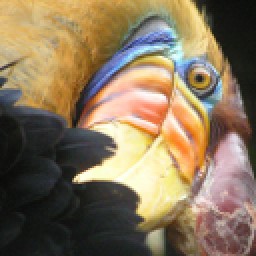
#> input picture machine-learning-ex7/Python/bird_small.png, 128 x 128 px (shown 2 times larger)
$ python PCA.py
#> lines starting #> are read from the running program, lines starting #| are printed output that depends on the picture
### machine-learning-ex7/Python/kMeansFunctions.py
"""
            K-Means 划分算法相关函数

"""
import numpy as np
from matplotlib import pyplot as plt
from matplotlib import image as pimg        # mpimg 用于读取图片

cnames = {
'aliceblue':            '#F0F8FF',
'antiquewhite':         '#FAEBD7',
'aqua':                 '#00FFFF',
'aquamarine':           '#7FFFD4',
'azure':                '#F0FFFF',
'beige':                '#F5F5DC',
'bisque':               '#FFE4C4',
'black':                '#000000',
'blanchedalmond':       '#FFEBCD',
'blue':                 '#0000FF',
'blueviolet':           '#8A2BE2',
'brown':                '#A52A2A',
'burlywood':            '#DEB887',
'cadetblue':            '#5F9EA0',
'chartreuse':           '#7FFF00',
'chocolate':            '#D2691E',
'coral':                '#FF7F50',
'cornflowerblue':       '#6495ED',
'cornsilk':             '#FFF8DC',
'crimson':              '#DC143C',
'cyan':                 '#00FFFF',
'darkblue':             '#00008B',
'darkcyan':             '#008B8B',
'darkgoldenrod':        '#B8860B',
'darkgray':             '#A9A9A9',
'darkgreen':            '#006400',
'darkkhaki':            '#BDB76B',
'darkmagenta':          '#8B008B',
'darkolivegreen':       '#556B2F',
'darkorange':           '#FF8C00',
'darkorchid':           '#9932CC',
'darkred':              '#8B0000',
'darksalmon':           '#E9967A',
'darkseagreen':         '#8FBC8F',
'darkslateblue':        '#483D8B',
'darkslategray':        '#2F4F4F',
'darkturquoise':        '#00CED1',
'darkviolet':           '#9400D3',
'deeppink':             '#FF1493',
'deepskyblue':          '#00BFFF',
'dimgray':              '#696969',
'dodgerblue':           '#1E90FF',
'firebrick':            '#B22222',
'floralwhite':          '#FFFAF0',
'forestgreen':          '#228B22',
'fuchsia':              '#FF00FF',
'gainsboro':            '#DCDCDC',
'ghostwhite':           '#F8F8FF',
'gold':                 '#FFD700',
'goldenrod':            '#DAA520',
'gray':                 '#808080',
'green':                '#008000',
'greenyellow':          '#ADFF2F',
'honeydew':             '#F0FFF0',
'hotpink':              '#FF69B4',
'indianred':            '#CD5C5C',
'indigo':               '#4B0082',
'ivory':                '#FFFFF0',
'khaki':                '#F0E68C',
'lavender':             '#E6E6FA',
'lavenderblush':        '#FFF0F5',
'lawngreen':            '#7CFC00',
'lemonchiffon':         '#FFFACD',
'lightblue':            '#ADD8E6',
'lightcoral':           '#F08080',
'lightcyan':            '#E0FFFF',
'lightgoldenrodyellow': '#FAFAD2',
'lightgreen':           '#90EE90',
'lightgray':            '#D3D3D3',
'lightpink':            '#FFB6C1',
'lightsalmon':          '#FFA07A',
'lightseagreen':        '#20B2AA',
'lightskyblue':         '#87CEFA',
'lightslategray':       '#778899',
'lightsteelblue':       '#B0C4DE',
'lightyellow':          '#FFFFE0',
'lime':                 '#00FF00',
'limegreen':            '#32CD32',
'linen':                '#FAF0E6',
'magenta':              '#FF00FF',
'maroon':               '#800000',
'mediumaquamarine':     '#66CDAA',
'mediumblue':           '#0000CD',
'mediumorchid':         '#BA55D3',
'mediumpurple':         '#9370DB',
'mediumseagreen':       '#3CB371',
'mediumslateblue':      '#7B68EE',
'mediumspringgreen':    '#00FA9A',
'mediumturquoise':      '#48D1CC',
'mediumvioletred':      '#C71585',
'midnightblue':         '#191970',
'mintcream':            '#F5FFFA',
'mistyrose':            '#FFE4E1',
'moccasin':             '#FFE4B5',
'navajowhite':          '#FFDEAD',
'navy':                 '#000080',
'oldlace':              '#FDF5E6',
'olive':                '#808000',
'olivedrab':            '#6B8E23',
'orange':               '#FFA500',
'orangered':            '#FF4500',
'orchid':               '#DA70D6',
'palegoldenrod':        '#EEE8AA',
'palegreen':            '#98FB98',
'paleturquoise':        '#AFEEEE',
'palevioletred':        '#DB7093',
'papayawhip':           '#FFEFD5',
'peachpuff':            '#FFDAB9',
'peru':                 '#CD853F',
'pink':                 '#FFC0CB',
'plum':                 '#DDA0DD',
'powderblue':           '#B0E0E6',
'purple':               '#800080',
'red':                  '#FF0000',
'rosybrown':            '#BC8F8F',
'royalblue':            '#4169E1',
'saddlebrown':          '#8B4513',
'salmon':               '#FA8072',
'sandybrown':           '#FAA460',
'seagreen':             '#2E8B57',
'seashell':             '#FFF5EE',
'sienna':               '#A0522D',
'silver':               '#C0C0C0',
'skyblue':              '#87CEEB',
'slateblue':            '#6A5ACD',
'slategray':            '#708090',
'snow':                 '#FFFAFA',
'springgreen':          '#00FF7F',
'steelblue':            '#4682B4',
'tan':                  '#D2B48C',
'teal':                 '#008080',
'thistle':              '#D8BFD8',
'tomato':               '#FF6347',
'turquoise':            '#40E0D0',
'violet':               '#EE82EE',
'wheat':                '#F5DEB3',
'white':                '#FFFFFF',
'whitesmoke':           '#F5F5F5',
'yellow':               '#FFFF00',
'yellowgreen':          '#9ACD32'}

def find_closest_centroids (X, centroids):
    """ 依据聚簇中心, 划分样本 """
    K = centroids.shape[0]
    idx = np.zeros((X.shape[0], 1))

    # 样本于每个聚簇中心的距离平方值
    distance = np.zeros((K, 1))
    # 循环每个样本设置所属的中心
    for i in range(X.shape[0]):
        # 获取每行的最小值下标, 即为样本所属的聚簇中心
        idx[i] = np.argmin(np.sum(np.power((X[i, :] - centroids), 2), axis=1), axis=0)
    return idx

def compute_centroids(X, idx, K):
    """ 移动聚簇中心到样本的均值处 """
    # 聚簇中心
    centroids = np.zeros((K, X.shape[1]))

    # 移动聚簇中心
    for i in range(K):
        # 被赋值0是因为出现了没有单独的聚簇点8
        centroids[i, :] = np.mean(X[np.where(idx==i)[0], :], axis=0)

    return centroids

def plot_data_points(X, idx, K):
    """ 绘制样本点 """
    for k, c in zip(range(K), cnames.values()):
        plt.plot(X[np.where(idx==k)[0], 0], X[np.where(idx==k)[0], 1], 'o', color=c)

def draw_line(p1, p2):
    """ 绘制聚簇中心的移动轨迹 """
    plt.plot([p1[0], p2[0]], [p1[1], p2[1]])

# [14 lines left out: function plot_progress_kMeans, not called in this run]

def run_kMeans(X, centroids, max_iters, plot_progress=False):
    """ 运行K-Means算法 """
    # 初始化参数
    m, n = X.shape
    K = centroids.shape[0]
    idx = np.zeros((m, 1))
    previous_centroids = centroids

    if plot_progress:
        # 进行动态绘图
        fig = plt.figure()
        ax = fig.add_subplot(1,1,1)
        # 开启交互模式直接绘图, 不需要show
        plt.ion()

    for i in range(max_iters):
        print('K-Means iteration {}/{}...'.format(i+1, max_iters))
        # 绘制K-Means的过程
        if plot_progress:
            plot_progress_kMeans(X, centroids, previous_centroids, idx, K, i)
            previous_centroids = centroids
            # 暂停一秒
            plt.pause(1)
        # 分配
        idx = find_closest_centroids(X, centroids)
        # 移动
        centroids = compute_centroids(X, idx, K)

    if plot_progress:
        # 关闭交互模式
        plt.ioff()

    return centroids, idx

def kMeans_init_centroids(X, K):
    """ 初始化聚类中心 """

    centroids = np.zeros((K, X.shape[1]))

    # 获取一个随机序列
    randidx = np.arange(X.shape[0])
    np.random.shuffle(randidx)

    # 取随机序列的前K个数作为初始聚簇中心
    centroids = X[randidx[:K], :]

    return centroids

### machine-learning-ex7/Python/pcaFunctions.py
"""

                PCA相关函数

"""
import numpy as np
from matplotlib import pyplot as plt

def featureNormalize(X):
    """ 特征均值归一化 """

    mu = np.mean(X, axis=0)
    X_norm = X - mu
    sigma = np.std(X_norm, axis=0)
    X_norm = X_norm / sigma

    return X_norm, mu, sigma

def pca (X):
    """ PCA """
    m = X.shape[0]

    # 创建协方差矩阵
    Sigma = 1 / m * X.T @ X
    # 获取特征向量, 对角矩阵
    U, S, V = np.linalg.svd(Sigma)
    return U, S

# [9 lines left out: function select_K, not called in this run]

def draw_line(p1, p2, *argv, **kargv):
    """ 绘制直线 """
    plt.plot([p1[0], p2[0]], [p1[1], p2[1]], *argv, **kargv)

def project_data(X, U, K):
    """ 进行映射降维 """
    Z = X @ U[:, :K]
    return Z

# [51 lines left out: functions recover_data, display_data, not called in this run]

### machine-learning-ex7/Python/PCA.py
"""

				PCA


"""

import numpy as np
import scipy.io as sio
from matplotlib import pyplot as plt
from matplotlib import image as pimg
from matplotlib import cm
from mpl_toolkits.mplot3d import Axes3D
import pcaFunctions as pcaf
import kMeansFunctions as kmf

# ~ ## ================== Part 1: 加载示例数据集  ===================
# ~ #

# ~ print('可视化示例数据集\n');

# ~ load_data= sio.loadmat ('ex7data1.mat')
# ~ X = load_data['X']

# ~ # 打开交互模式
# ~ plt.ion()

# ~ plt.plot(X[:, 0], X[:, 1], 'bo')
# ~ plt.axis([0.5, 6.5, 2, 8])


# ~ ## =============== Part 2: PCA(主成分分析法) ===============
# ~ #

# ~ print('在示例数据集上运行PCA\n');

# ~ # 运行PCA的第一步是进行特征的均值归一化
# ~ X_norm, mu, sigma = pcaf.featureNormalize(X)

# ~ # 运行PCA, 返回特征向量, 对角矩阵
# ~ U, S = pcaf.pca(X_norm)

# ~ # 画出以数据均值为中心的特征向量。这些线表示数据集中最大变化的方向。

# ~ pcaf.draw_line(mu, mu + 1.5 * S[0] * U[:,0].T, '-k', LineWidth=2)
# ~ pcaf.draw_line(mu, mu + 1.5 * S[1] * U[:,1].T, '-k', LineWidth=2)

# ~ print('Top eigenvector: ');
# ~ print(' U[:, 0] = {} {}'.format(U[0, 0], U[1, 0]))
# ~ print('(you should expect to see -0.707107 -0.707107)\n');


# ~ ## =================== Part 3: 降维 ===================
# ~ #
# ~ print('对示例数据集进行降维处理\n');

# ~ # 绘制规范化后的数据集
# ~ plt.plot(X_norm[:, 0], X_norm[:, 1], 'bo');
# ~ plt.axis([-4, 3, -4, 3,])

# ~ # 将为1维
# ~ K = 1
# ~ Z = pcaf.project_data(X_norm, U, K)
# ~ print('Projection of the first example: {}'.format(Z[0]))
# ~ print('\n(this value should be about 1.481274)\n');

# ~ X_rec  = pcaf.recover_data(Z, U, K)
# ~ print('Approximation of the first example: {} {}'.format(X_rec[0, 0], X_rec[0, 1]))
# ~ print('\n(this value should be about  -1.047419 -1.047419)\n');

# ~ # 连绘制接投影点和原始点的线
# ~ # 绘制投影点
# ~ plt.plot(X_rec[:, 0], X_rec[:, 1], 'ro')
# ~ # 绘制连接线
# ~ for i in range(X_norm.shape[0]):
    # ~ pcaf.draw_line(X_norm[i,:], X_rec[i,:], '--k', LineWidth=1)

# ~ plt.ioff()
# ~ plt.show()

# ~ ## =============== Part 4: 加载以及可视化人脸数据集 =============
# ~ #
# ~ print('\nLoading face dataset.\n');

# ~ # 开启交互模式显示图片
# ~ plt.ion()

# ~ # 加载加载人脸数据集
# ~ load_data = sio.loadmat('ex7faces.mat')
# ~ X = load_data['X']

# ~ # 显示前100个图像
# ~ plt.subplot(2, 2, 1)
# ~ pcaf.display_data(X[:100, :])


# ~ ## =========== Part 5: 使用PCA进行图像的压缩(仅保留K个主成分)  ===================
# ~ #
# ~ print('Running PCA on face dataset.')
# ~ print('(this might take a minute or two ...)\n')

# ~ # 均值归一化
# ~ X_norm, mu, sigma = pcaf.featureNormalize(X)

# ~ # 运行PCA
# ~ U, S = pcaf.pca(X_norm)

# ~ # 可视化前36个主成分
# ~ plt.subplot(2, 2, 2)
# ~ pcaf.display_data(U[:, :36].T)		# U包含所有的主成分


# ~ ## ============= Part 6: 减少人脸图像集的维度 =================
# ~ #

# ~ print('Dimension reduction for face dataset.\n')

# ~ # 选择K(保留99%的方差)
# ~ K = pcaf.select_K(S)
# ~ Z = pcaf.project_data(X_norm, U, K)

# ~ print('The original data X has a size of: {}'.format(X.shape))
# ~ print('The projected data Z has a size of: {}'.format(Z.shape))

# ~ ## ==== Part 7: 可视化使用PCA后人脸图像 ====
# ~ #

# ~ print('Visualizing the projected (reduced dimension) faces.\n\n');

# ~ K = pcaf.select_K(S)
# ~ X_rec  = pcaf.recover_data(Z, U, K)

# ~ # 显示规范化的数据
# ~ plt.subplot(1, 2, 1)
# ~ pcaf.display_data(X_norm[:100, :])
# ~ plt.title('Original faces');
# ~ plt.axis('off')

# ~ # 显示原始的数据	规范化后还是有差异
# ~ plt.figure()
# ~ pcaf.display_data(X[:100, :])
# ~ plt.title('X faces');
# ~ plt.axis('off')

# ~ # 显示重构后的人脸
# ~ plt.subplot(1, 2, 2)
# ~ pcaf.display_data(X_rec[:100, :])
# ~ plt.title('Recovered faces')
# ~ plt.axis('off')

# ~ plt.ioff()
# ~ plt.show()

# ~ ########################################################################

# ~ print('不同的压缩维度对图像的损失情况.\n')
# ~ print('\nLoading face dataset.\n');
# ~ # 开启交互模式显示图片
# ~ plt.ion()

# ~ # 加载加载人脸数据集
# ~ load_data = sio.loadmat('ex7faces.mat')
# ~ X = load_data['X']

# ~ print('Running PCA on face dataset.')
# ~ print('(this might take a minute or two ...)\n')

# ~ # 均值归一化
# ~ X_norm, mu, sigma = pcaf.featureNormalize(X)
# ~ # 运行PCA
# ~ U, S = pcaf.pca(X_norm)

# ~ accuracy = 0.99
# ~ for i in range(10):
	# ~ # 选择K(保留99%的方差)
	# ~ K = pcaf.select_K(S, accuracy-0.1*i)
	# ~ # 压缩
	# ~ Z = pcaf.project_data(X_norm, U, K)
	# ~ # 恢复
	# ~ X_rec  = pcaf.recover_data(Z, U, K)

	# ~ # 显示重构后的人脸
	# ~ plt.figure()
	# ~ pcaf.display_data(X_rec[:100, :])
	# ~ plt.title('Recovered faces (K: {} accuracy: {})'.format(K, accuracy-0.1*i))
	# ~ plt.axis('off')

# ~ plt.ioff()
# ~ plt.show()

########################################################################

## === Part 8(a): K-Means 与 PCA 一起使用 ===

# 加载图片
A = pimg.imread('bird_small.png')
#> A is the input picture: shape (128, 128, 3) float32; mean R, G, B 0.531, 0.46, 0.358

img_size = A.shape
#> img_size = (128, 128, 3)

# 竖向排列 第一层红 第二层绿 第三次蓝
X = A.reshape(img_size[0] * img_size[1], 3)
# K-Means 聚簇分类
K = 16
max_iters = 10
initial_centroids = kmf.kMeans_init_centroids(X, K)
#> in kMeans_init_centroids, `centroids = X[randidx[:K], :]`: centroids = 16 rows, first 8: [0.875, 0.722, 0.404], [0.114, 0.133, 0.11], [0.482, 0.294, 0.2], [0.698, 0.6, 0.286], [0.82, 0.678, 0.439], [0.051, 0.0588, 0.0549], [0.733, 0.647, 0.306], [0.635, 0.455, 0.408]
#> initial_centroids has the same summary as centroids in kMeans_init_centroids
centroids, idx = kmf.run_kMeans(X, initial_centroids, max_iters)
#> in run_kMeans, `previous_centroids = centroids`: previous_centroids has the same summary as centroids in kMeans_init_centroids
#> centroids = 16 rows, first 8: [0.871, 0.713, 0.448], [0.188, 0.184, 0.176], [0.477, 0.349, 0.196], [0.655, 0.481, 0.227], [0.742, 0.621, 0.394], [0.0734, 0.0798, 0.0695], [0.867, 0.577, 0.259], [0.567, 0.489, 0.454]; idx = 16384 values, max 15 at index 741, min 0 at index 0, mean 6.89

# 随机选择1000个样本进行处理
sel = np.floor(np.random.rand(1000, 1) * X.shape[0]) + 1

# 创建颜色地图映射
# ~ palette = hsv(K);
# ~ colors = palette(idx(sel), :);

# Visualize the data and centroid memberships in 3D
fig = plt.figure()
ax = Axes3D(fig)
sel = sel.astype(np.int16)
# 绘制三维散点图
ax.scatter(X[sel, 0], X[sel, 1], X[sel, 2])

plt.title('Pixel dataset plotted in 3D. Color shows centroid memberships');
plt.show()

## === Part 8(b): Optional (ungraded) Exercise: PCA for Visualization ===

X_norm, mu, sigma = pcaf.featureNormalize(X)
#> in featureNormalize, `mu = np.mean(X, axis=0)`: mu = [0.531, 0.46, 0.358]
#> in featureNormalize, `sigma = np.std(X_norm, axis=0)`: sigma = [0.329, 0.283, 0.241]
#> mu = [0.531, 0.46, 0.358]; sigma = [0.329, 0.283, 0.241]

# PCA and project the data to 2D
U, S = pcaf.pca(X_norm);
#> in pca, `Sigma = 1 / m * X.T @ X`: Sigma = [[1, 0.957, 0.769], [0.957, 1, 0.881], [0.769, 0.881, 1]]
#> in pca, `U, S, V = np.linalg.svd(Sigma)`: U = [[-0.575, 0.601, 0.555], [-0.599, 0.153, -0.786], [-0.557, -0.785, 0.271]]; S = [2.74, 0.24, 0.0197]; V = [[-0.575, -0.599, -0.557], [0.601, 0.153, -0.785], [0.555, -0.786, 0.271]]
#> S = [2.74, 0.24, 0.0197]
Z = pcaf. project_data(X_norm, U, 2);
#> in project_data, `Z = X @ U[:, :K]`: Z = 16384 pairs, first value -3.41 to 2.5, second value -2 to 1.8
# Plot in 2D
plt.figure()
kmf.plot_data_points(Z[sel[:, 0], :], idx[sel[:, 0]], K)
plt.title('Pixel dataset plotted in 2D, using PCA for dimensionality reduction');

plt.show()
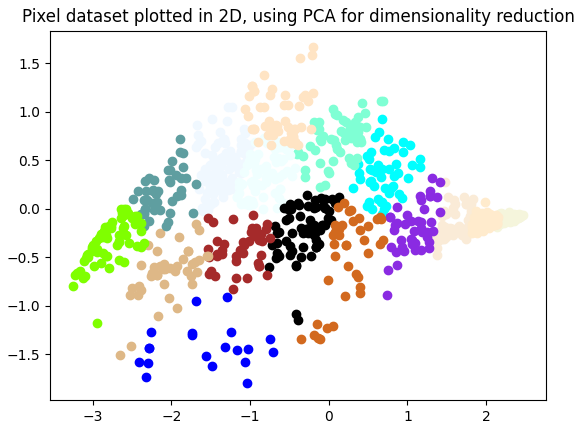
#> figure drawn by matplotlib, 1 panel
